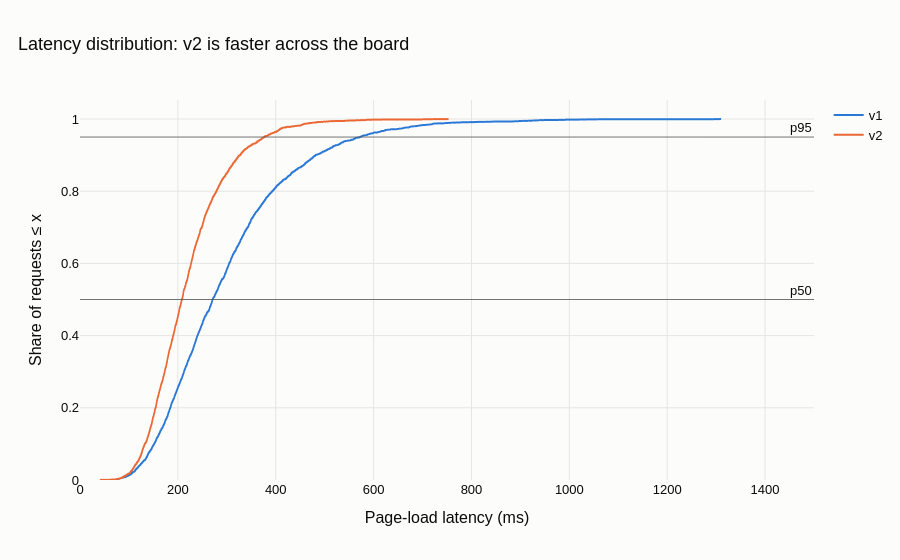

Notebook cell for this chart:
### Markdown cell above
### plotly

### Code cell
import plotly.express as px
fig = px.ecdf(df, x="latency_ms", color="version", color_discrete_sequence=PALETTE,
              labels={"latency_ms": "Page-load latency (ms)", "version": ""},
              title="Latency distribution: v2 is faster across the board")
for q in [0.5, 0.95]:
    fig.add_hline(y=q, line_color="#52514e", line_width=0.8, annotation_text=f"p{int(q * 100)}")
fig.update_layout(xaxis_range=[0, 1500], yaxis_title="Share of requests ≤ x")
fig.show()

### Figure 1 — Plotly figure (JSON) as saved in the notebook; plotly's stock layout.template omitted (floating-point values rounded to 4 significant figures; data arrays with more than 128 entries replaced by an {"elided": "..."} marker saying what was removed)
{"data": [{"hovertemplate": "=v1<br>Page-load latency (ms)=%{x}<br>probability=%{y}<extra></extra>", "legendgroup": "v1", "line": {"dash": "solid", "shape": "hv"}, "marker": {"color": "#2a78d6", "symbol": "circle"}, "mode": "lines", "name": "v1", "showlegend": true, "type": "scattergl", "x": {"elided": "3000 float values"}, "xaxis": "x", "y": {"elided": "3000 float values"}, "yaxis": "y"}, {"hovertemplate": "=v2<br>Page-load latency (ms)=%{x}<br>probability=%{y}<extra></extra>", "legendgroup": "v2", "line": {"dash": "solid", "shape": "hv"}, "marker": {"color": "#eb6834", "symbol": "circle"}, "mode": "lines", "name": "v2", "showlegend": true, "type": "scattergl", "x": {"elided": "3000 float values"}, "xaxis": "x", "y": {"elided": "3000 float values"}, "yaxis": "y"}], "layout": {"annotations": [{"showarrow": false, "text": "p50", "x": 1, "xanchor": "right", "xref": "x domain", "y": 0.5, "yanchor": "bottom", "yref": "y"}, {"showarrow": false, "text": "p95", "x": 1, "xanchor": "right", "xref": "x domain", "y": 0.95, "yanchor": "bottom", "yref": "y"}], "legend": {"title": {"text": ""}, "tracegroupgap": 0}, "shapes": [{"line": {"color": "#52514e", "width": 0.8}, "type": "line", "x0": 0, "x1": 1, "xref": "x domain", "y0": 0.5, "y1": 0.5, "yref": "y"}, {"line": {"color": "#52514e", "width": 0.8}, "type": "line", "x0": 0, "x1": 1, "xref": "x domain", "y0": 0.95, "y1": 0.95, "yref": "y"}], "title": {"text": "Latency distribution: v2 is faster across the board"}, "xaxis": {"anchor": "y", "domain": [0.0, 1.0], "range": [0, 1500], "title": {"text": "Page-load latency (ms)"}}, "yaxis": {"anchor": "x", "domain": [0.0, 1.0], "rangemode": "tozero", "title": {"text": "Share of requests ≤ x"}}}}
